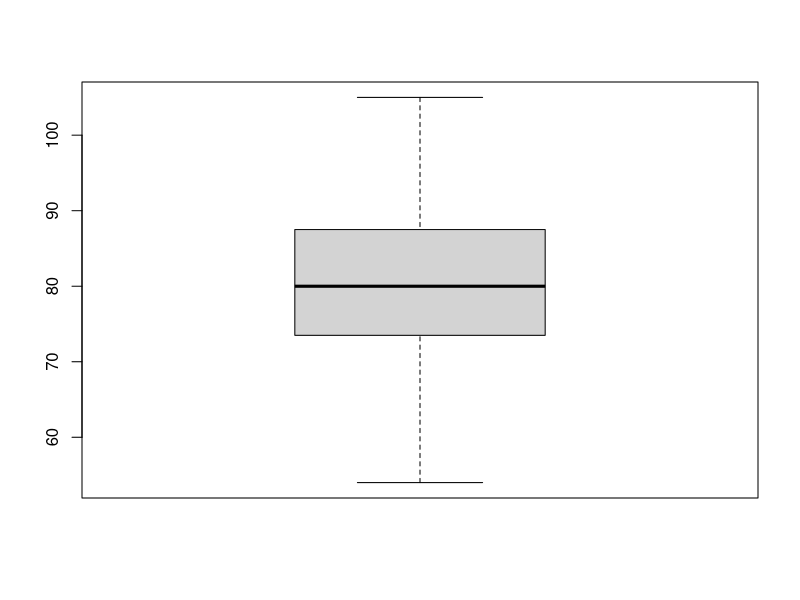
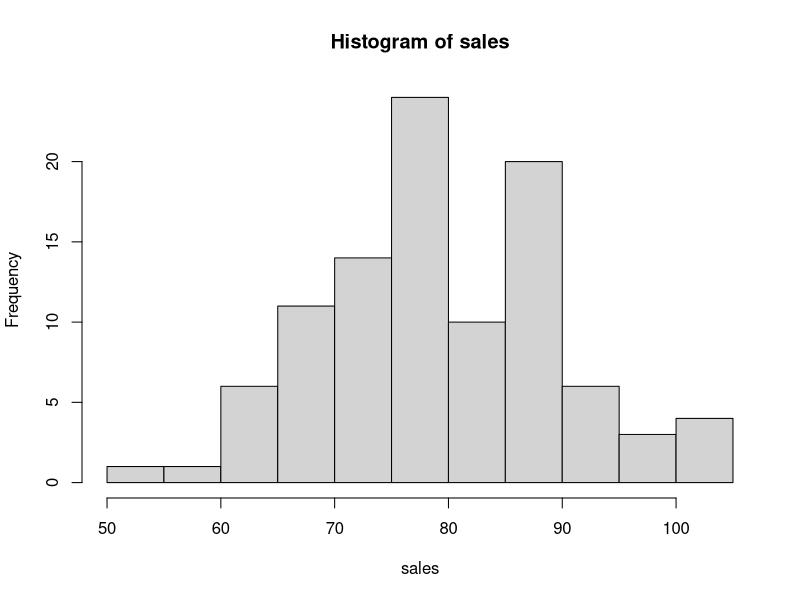
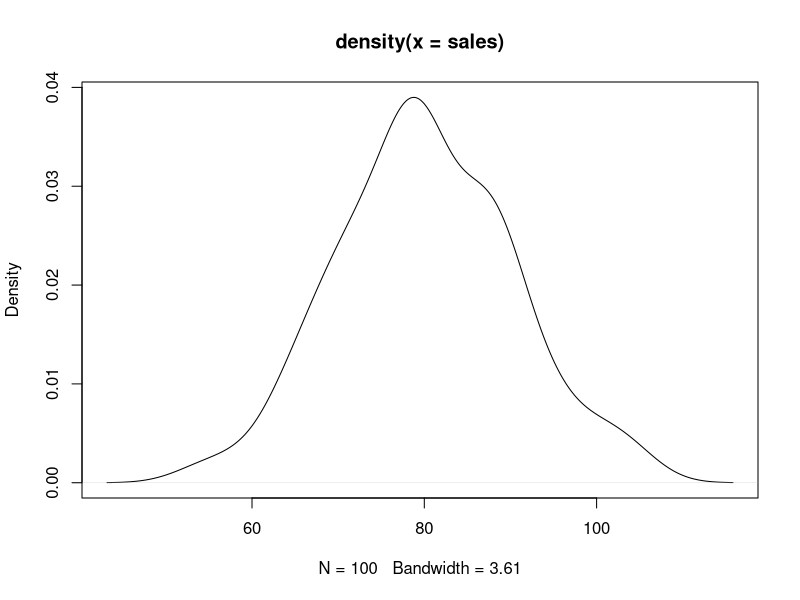

These figures' R source, in order:
#vector
# ND with mean of 80, sd=10 , 100
sales = rnorm(100, mean =80, sd=10)
sales
sales = trunc(sales)
summary(sales)
?boxplot
boxplot(sales)
hist(sales)
plot(density(sales))
range(sales)


#matrix
m1= matrix(100:123,,2)
m1
colSums(m1)
colnames(m1)=c('A','B')
head(m1)


#DataFrame
(sname=paste('student',1:30,sep='_'))
marks = trunc(runif(30,50,90))
(gender = sample(c('M','F'),size=30,replace=T,prob=c(.7,.3)))
df1 = data.frame(sname,marks,gender)
head(df1)

library(dplyr)
df1 %>% group_by(gender) %>% summarise(mean(marks),n(),min(marks),max(marks))


?arrange
df1 %>% arrange(desc(marks)) %>% select(sname,marks)

# LR




